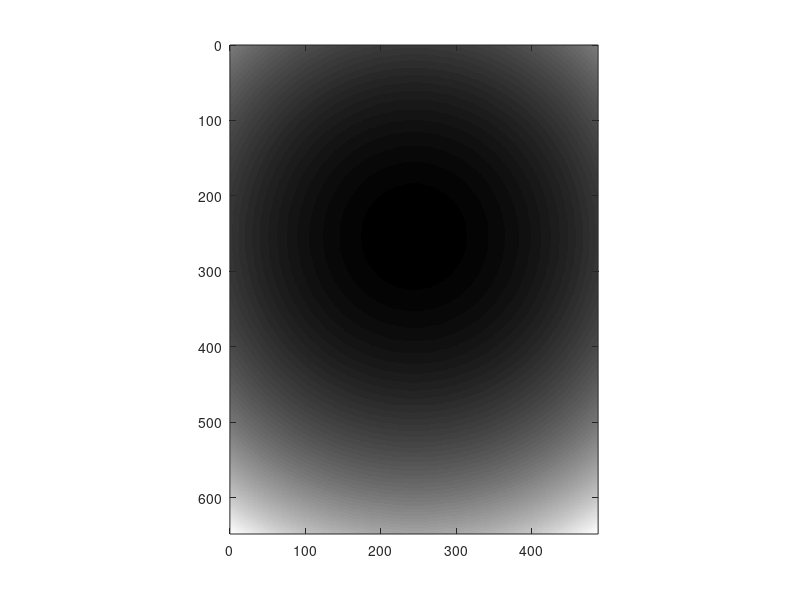

Here is the MATLAB script that generated this plot: (Note: this script raises an error after producing the figure.)
clear all

% Data reading & stacking
frame_width=648;
frame_height=488;

X_overlapping=30;
Y_overlapping=20;

cmin=10;
cmax=20;


frame_width_eff=frame_width-X_overlapping;
frame_height_eff=frame_height-Y_overlapping;


num_of_frame_per_division=16;

normalization_factor=50;

X_mosaic_number=3;
Y_mosaic_number=4;


division_starting_index=2;
total_division_number=1;



division_number=division_starting_index:(division_starting_index+total_division_number-1);
total_FOV_number=X_mosaic_number*Y_mosaic_number;
k=0;

temp_frame_volume=zeros(frame_width,frame_height,num_of_frame_per_division*total_division_number);

%stiched_volume=zeros(frame_width_eff*X_mosaic_number+X_overlapping,frame_height_eff*Y_mosaic_number+Y_overlapping,num_of_frame_per_division);
stiched_image=zeros(frame_width_eff*X_mosaic_number+X_overlapping,frame_height_eff*Y_mosaic_number+Y_overlapping);
% correction image generation

% correction 1 (edge summation correction)

correction_A=ones(frame_width,frame_height);

% left&right bound

for tt=1:X_overlapping
    correction_A(tt,:)=correction_A(tt,:)*(tt/(X_overlapping+1));
    correction_A(frame_width-tt+1,:)=correction_A(frame_width-tt+1,:)*(tt/(X_overlapping+1));
end
for tt=1:Y_overlapping
    correction_A(:,tt)=correction_A(:,tt)*(tt/(Y_overlapping+1));
    correction_A(:,frame_height-tt+1)=correction_A(:,frame_height-tt+1)*(tt/(Y_overlapping+1));
end

imagesc(correction_A);
colormap('gray');
axis equal
xlim([0 size(correction_A,2)]);
ylim([0 size(correction_A,1)]);

G_Ratio=0.95;
Gaussian_X_width=400*G_Ratio;
Gaussian_Y_width=300*G_Ratio;
X_offset=-70;
Y_offset=0;

correction_B_X=ones(frame_width,frame_height);
correction_B_Y=ones(frame_width,frame_height);

for tt=1:frame_height
    correction_B_X(:,tt)=gaussmf((1:frame_width),[Gaussian_X_width frame_width/2+X_offset]);
end
for tt=1:frame_width
    correction_B_Y(tt,:)=gaussmf((1:frame_height),[Gaussian_X_width frame_height/2+Y_offset]);
end
correction_B=1./(correction_B_X.*correction_B_Y);

correction_image=correction_A.*correction_B;
%correction_image(:)=1;
imagesc(correction_B);
colormap('gray');
axis equal
xlim([0 size(correction_B,2)]);
ylim([0 size(correction_B,1)]);

stiched_images=zeros(frame_width_eff*X_mosaic_number+X_overlapping,frame_height_eff*Y_mosaic_number+Y_overlapping,total_division_number);
for N=0:(total_FOV_number-1)

    X_number=rem(N,X_mosaic_number); %0~2
    Y_number=floor(N/X_mosaic_number); %0~2
    X_FOV_number=X_number;
    Y_FOV_number=Y_mosaic_number-1-Y_number;
    folder_path=sprintf('D:\\OCT data\\150713\\2015_0713_150713_musle large area_ %d_ %d\\',X_number,Y_number);
    cd(folder_path);
    mkdir('divide');

    for NN=1:length(division_number)
        file_path=[folder_path sprintf('%08d',division_number(NN))];
        fin=fopen(file_path);
        A=fread(fin,[frame_width,frame_height*num_of_frame_per_division],'float32','b');
        if fin ==-1
            k=k+1;
            fclose('all');
        else
            for q=1:num_of_frame_per_division
                temp_frame_volume(:,:,(NN-1)*num_of_frame_per_division+q)=A(:,(frame_height*(q-1)+1):frame_height*q).*correction_image;
            end
            fclose('all');
        end
    end
            %temp_frame_volume(:)=1;

    stiched_image(((X_FOV_number)*frame_width_eff+1):((X_FOV_number)*frame_width_eff+frame_width),((Y_FOV_number)*frame_height_eff+1):((Y_FOV_number)*frame_height_eff+frame_height))=stiched_image(((X_FOV_number)*frame_width_eff+1):((X_FOV_number)*frame_width_eff+frame_width),((Y_FOV_number)*frame_height_eff+1):((Y_FOV_number)*frame_height_eff+frame_height))+mean(temp_frame_volume,3);

    disp(N);

end
    Normailzed_image=(stiched_image-cmin)/cmax;
    Normailzed_image(Normailzed_image>1)=1;
    imwrite(Normailzed_image,[cd,'\divide\','stiched_image.png','.png']);
    
    imagesc(Normailzed_image);
    colormap('gray');
    caxis([0 1]);
    axis equal
    xlim([0 size(stiched_image,2)]);
    ylim([0 size(stiched_image,1)]);
    %for QQQ=1:4
    %    Normailzed_image=(mean(stiched_volume(:,:,((QQQ-1)*4+1):((QQQ)*4)),3)-cmin)/cmax;
    %    Normailzed_image(Normailzed_image>1)=1;
    %    %stiched_images(:,:,NN)=mean(stiched_volume,3);
    %    imwrite(Normailzed_image,[cd,'\divide\',sprintf('stiched_image_%d.png',(NN-1)*4+QQQ),'.png']);
    %end
    %for QQQ=1:16
    %    Normailzed_image=(mean(stiched_volume(:,:,QQQ),3)-cmin)/cmax;
    %    Normailzed_image(Normailzed_image>1)=1;
        %stiched_images(:,:,NN)=mean(stiched_volume,3);
    %    imwrite(Normailzed_image,[cd,'\divide3\',sprintf('stiched_image_%d.png',(NN-1)*16+QQQ),'.png']);
    %end
    %stiched_volume=zeros(frame_width_eff*X_mosaic_number+X_overlapping,frame_height_eff*Y_mosaic_number+Y_overlapping,num_of_frame_per_division);

%
disable=1;
if disable==0
frame_starting_index=85;
total_frame_number=20;

%stiched_image=mean(stiched_volume(:,:,frame_starting_index:(frame_starting_index+total_frame_number-1)),3);


%
NNN=1;
stiched_image=stiched_images(:,:,NNN);

imagesc(stiched_image);
colormap('gray');
caxis([cmin cmax]);
axis equal
xlim([0 size(stiched_image,2)]);
ylim([0 size(stiched_image,1)]);

Normailzed_image=(stiched_image-cmin)/cmax;
Normailzed_image(Normailzed_image>1)=1;

imagesc(Normailzed_image);
colormap('gray');
caxis([0 1]);
axis equal
xlim([0 size(stiched_image,2)]);
ylim([0 size(stiched_image,1)]);

%% Stacking
%Frame_spacing=5;
%Stacking_starting_frame=1;
%Total_stacked_frame_number=38;

%for qq=1:Total_stacked_frame_number
%    findex=Stacking_starting_frame+(qq-1)*Frame_spacing;
%    stiched_image=mean(stiched_volume(:,:,findex:(findex+total_frame_number-1)),3);
%    Normailzed_image=(stiched_image-cmin)/cmax;
%    Normailzed_image(Normailzed_image>1)=1;
%    imwrite(Normailzed_image,[cd,'\divide\',sprintf('averaged_frame_%d.png',qq),'.png']);
%end

end